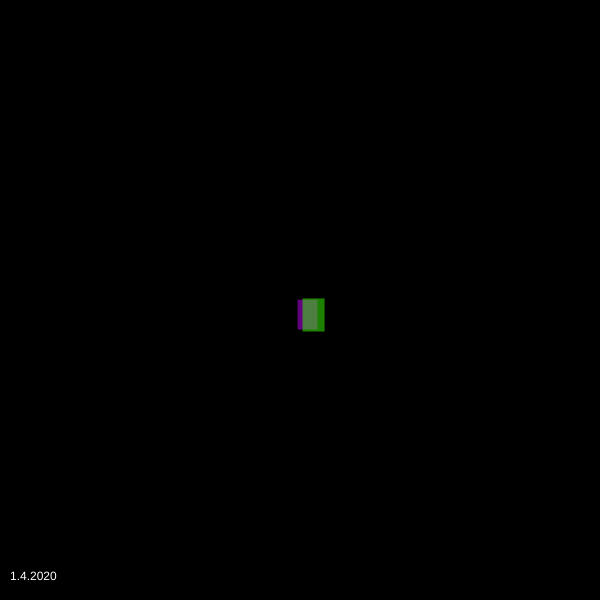
Frame 1 (no input)
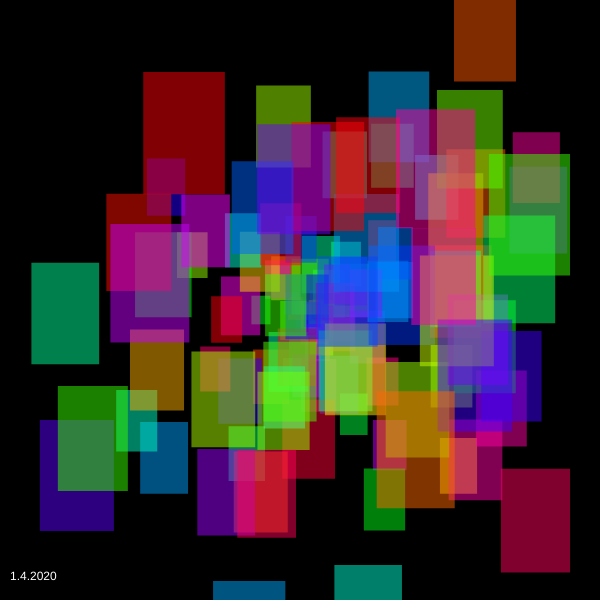
Frame 60 (no input)
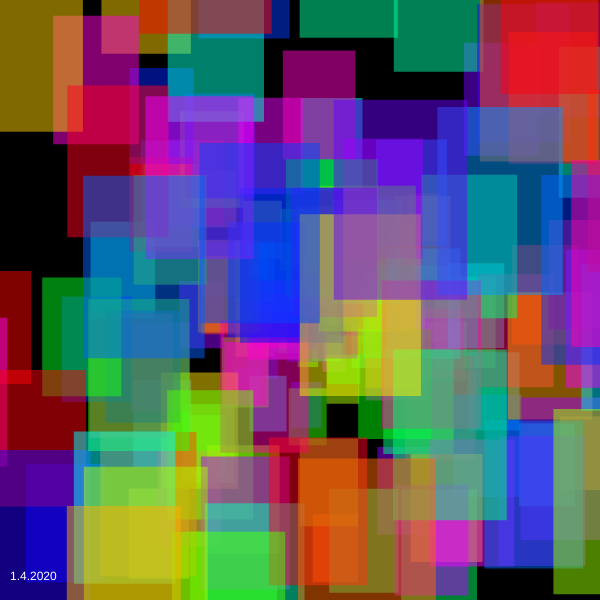
Frame 120 (the mouse pressed at the canvas centre since frame 60)

The p5.js sketch that drew these frames (run headless with seeded random() and noise() and a simulated clock; from frame 60 on, the mouse is pressed at the canvas centre):

// p5.js sketch
// ── sketch.js
//Based off the particle system example on p5.js

let system;

function setup() {
  createCanvas(600, 600);
  system = new ParticleSystem(createVector(width/2, height/2));
  colorMode(HSB);
}

function draw() {
  background(0);
  system.addParticle();
  system.addParticle();
  system.run();
  fill(255);
  text("1.4.2020", 10, height - 20);
}

// A simple Particle class
let Particle = function(position) {
  this.acceleration = createVector(random(-0.05, 0.05), random(-0.05, 0.05));
  this.velocity = createVector(random(-5, 5), random(-5, 5));
  this.position = position.copy();
  this.lifespan = 300;
  this.size = random(5, 25);
  this.hue = random(360);
};

Particle.prototype.run = function() {
  this.update();
  this.display();
};

// Method to update position
Particle.prototype.update = function(){
  this.velocity.add(this.acceleration);
  this.position.add(this.velocity);
  this.lifespan -= 2;
  this.size += 1;
};

// Method to display
Particle.prototype.display = function() {
  noStroke();
  fill(this.hue, 100, 100, 0.5);
  rect(this.position.x, this.position.y, this.size, this.size*1.5);
};

// Is the particle still useful?
Particle.prototype.isDead = function(){
  return this.lifespan < 0;
};

let ParticleSystem = function(position) {
  this.origin = position.copy();
  this.particles = [];
};

ParticleSystem.prototype.addParticle = function() {
  this.particles.push(new Particle(this.origin));
};

ParticleSystem.prototype.run = function() {
  for (let i = this.particles.length-1; i >= 0; i--) {
    let p = this.particles[i];
    p.run();
    if (p.isDead()) {
      this.particles.splice(i, 1); //gets rid of dead particles 
    }
  }
};
